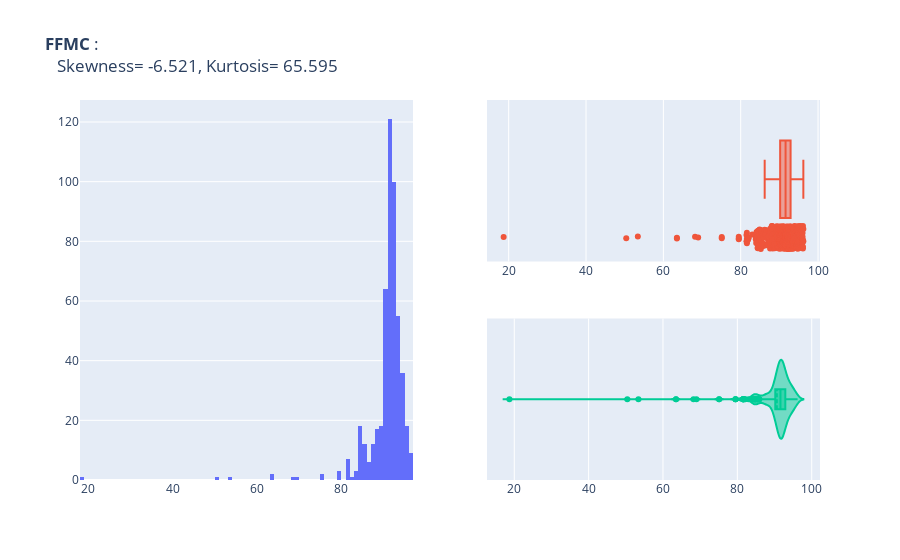
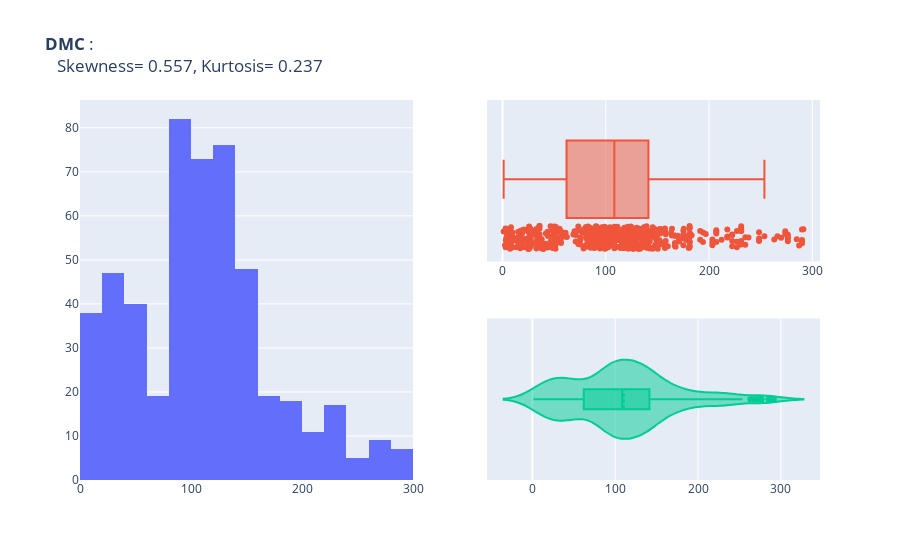
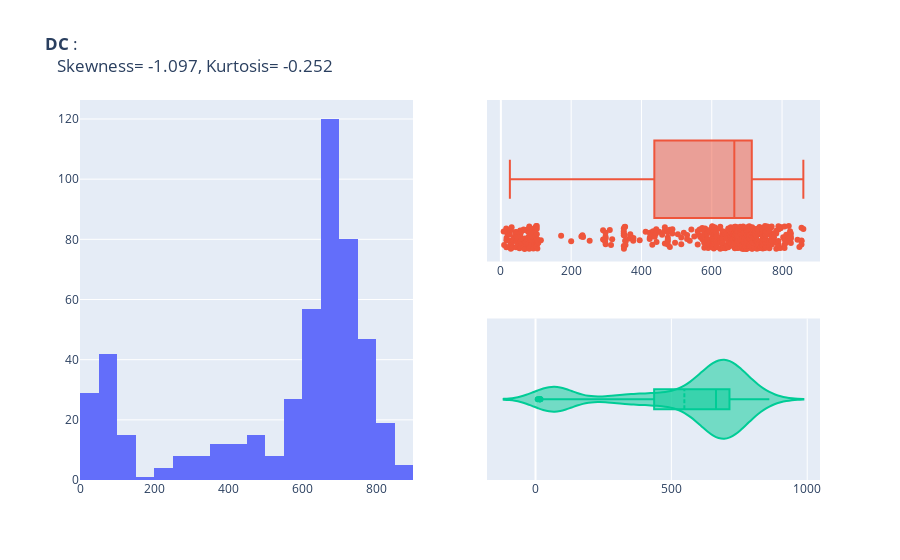
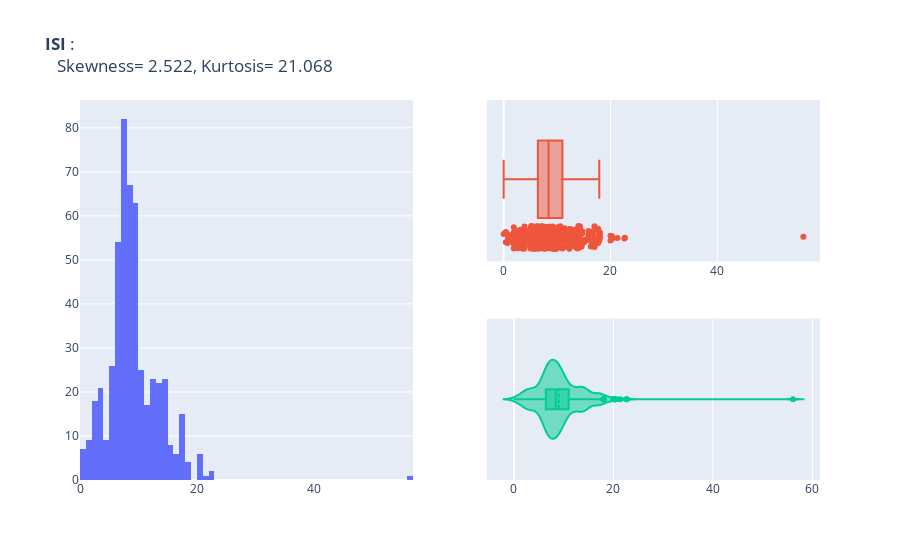

The cell these charts' notebook holds for them, in order:
### Markdown cell above
August and september month has a heighest chance of forest fire.<br>
Also sunday is the day we should care about<br>
Clearly we have a imbalanced data

### Code cell
# distribution of categorical columns
for column in cont_cols:
    fig = make_subplots(
        rows=2, cols=2,specs=[
                                [{"rowspan": 2, "colspan": 1},{}],
                                [None,{}]
                             ])

    fig.add_trace(
        go.Histogram(x= df[column]),
        row=1, col=1)

    fig.add_trace(
        go.Box(x= df[column],
               boxpoints='all',
               name=''),
        row=1, col=2)

    fig.add_trace(
        go.Violin(x=  df[column],
                  meanline_visible=True,
                  box_visible=True,
                  name=''),
        row=2, col=2)

    fig.update_layout(showlegend=False,
                      title_text=f'<b>{column}</b> :<br> \t Skewness= {stats.skew(df[column]):.3f}, Kurtosis= {stats.kurtosis(df[column]):.3f}')
    fig.show()

### Figure 1 — Plotly figure (JSON) as saved in the notebook; plotly's stock layout.template omitted (floating-point values rounded to 4 significant figures; data arrays with more than 128 entries replaced by an {"elided": "..."} marker saying what was removed)
{"data": [{"type": "histogram", "x": {"elided": "509 float values"}, "xaxis": "x", "yaxis": "y"}, {"boxpoints": "all", "name": "", "type": "box", "x": {"elided": "509 float values"}, "xaxis": "x2", "yaxis": "y2"}, {"box": {"visible": true}, "meanline": {"visible": true}, "name": "", "type": "violin", "x": {"elided": "509 float values"}, "xaxis": "x3", "yaxis": "y3"}], "layout": {"showlegend": false, "title": {"text": "<b>FFMC</b> :<br> \t Skewness= -6.521, Kurtosis= 65.595"}, "xaxis": {"anchor": "y", "domain": [0, 0.45]}, "xaxis2": {"anchor": "y2", "domain": [0.55, 1]}, "xaxis3": {"anchor": "y3", "domain": [0.55, 1]}, "yaxis": {"anchor": "x", "domain": [0, 1]}, "yaxis2": {"anchor": "x2", "domain": [0.575, 1]}, "yaxis3": {"anchor": "x3", "domain": [0, 0.425]}}}

### Figure 2 — Plotly figure (JSON) as saved in the notebook; plotly's stock layout.template omitted (floating-point values rounded to 4 significant figures; data arrays with more than 128 entries replaced by an {"elided": "..."} marker saying what was removed)
{"data": [{"type": "histogram", "x": {"elided": "509 float values"}, "xaxis": "x", "yaxis": "y"}, {"boxpoints": "all", "name": "", "type": "box", "x": {"elided": "509 float values"}, "xaxis": "x2", "yaxis": "y2"}, {"box": {"visible": true}, "meanline": {"visible": true}, "name": "", "type": "violin", "x": {"elided": "509 float values"}, "xaxis": "x3", "yaxis": "y3"}], "layout": {"showlegend": false, "title": {"text": "<b>DMC</b> :<br> \t Skewness= 0.557, Kurtosis= 0.237"}, "xaxis": {"anchor": "y", "domain": [0, 0.45]}, "xaxis2": {"anchor": "y2", "domain": [0.55, 1]}, "xaxis3": {"anchor": "y3", "domain": [0.55, 1]}, "yaxis": {"anchor": "x", "domain": [0, 1]}, "yaxis2": {"anchor": "x2", "domain": [0.575, 1]}, "yaxis3": {"anchor": "x3", "domain": [0, 0.425]}}}

### Figure 3 — Plotly figure (JSON) as saved in the notebook; plotly's stock layout.template omitted (floating-point values rounded to 4 significant figures; data arrays with more than 128 entries replaced by an {"elided": "..."} marker saying what was removed)
{"data": [{"type": "histogram", "x": {"elided": "509 float values"}, "xaxis": "x", "yaxis": "y"}, {"boxpoints": "all", "name": "", "type": "box", "x": {"elided": "509 float values"}, "xaxis": "x2", "yaxis": "y2"}, {"box": {"visible": true}, "meanline": {"visible": true}, "name": "", "type": "violin", "x": {"elided": "509 float values"}, "xaxis": "x3", "yaxis": "y3"}], "layout": {"showlegend": false, "title": {"text": "<b>DC</b> :<br> \t Skewness= -1.097, Kurtosis= -0.252"}, "xaxis": {"anchor": "y", "domain": [0, 0.45]}, "xaxis2": {"anchor": "y2", "domain": [0.55, 1]}, "xaxis3": {"anchor": "y3", "domain": [0.55, 1]}, "yaxis": {"anchor": "x", "domain": [0, 1]}, "yaxis2": {"anchor": "x2", "domain": [0.575, 1]}, "yaxis3": {"anchor": "x3", "domain": [0, 0.425]}}}

### Figure 4 — Plotly figure (JSON) as saved in the notebook; plotly's stock layout.template omitted (floating-point values rounded to 4 significant figures; data arrays with more than 128 entries replaced by an {"elided": "..."} marker saying what was removed)
{"data": [{"type": "histogram", "x": {"elided": "509 float values"}, "xaxis": "x", "yaxis": "y"}, {"boxpoints": "all", "name": "", "type": "box", "x": {"elided": "509 float values"}, "xaxis": "x2", "yaxis": "y2"}, {"box": {"visible": true}, "meanline": {"visible": true}, "name": "", "type": "violin", "x": {"elided": "509 float values"}, "xaxis": "x3", "yaxis": "y3"}], "layout": {"showlegend": false, "title": {"text": "<b>ISI</b> :<br> \t Skewness= 2.522, Kurtosis= 21.068"}, "xaxis": {"anchor": "y", "domain": [0, 0.45]}, "xaxis2": {"anchor": "y2", "domain": [0.55, 1]}, "xaxis3": {"anchor": "y3", "domain": [0.55, 1]}, "yaxis": {"anchor": "x", "domain": [0, 1]}, "yaxis2": {"anchor": "x2", "domain": [0.575, 1]}, "yaxis3": {"anchor": "x3", "domain": [0, 0.425]}}}
